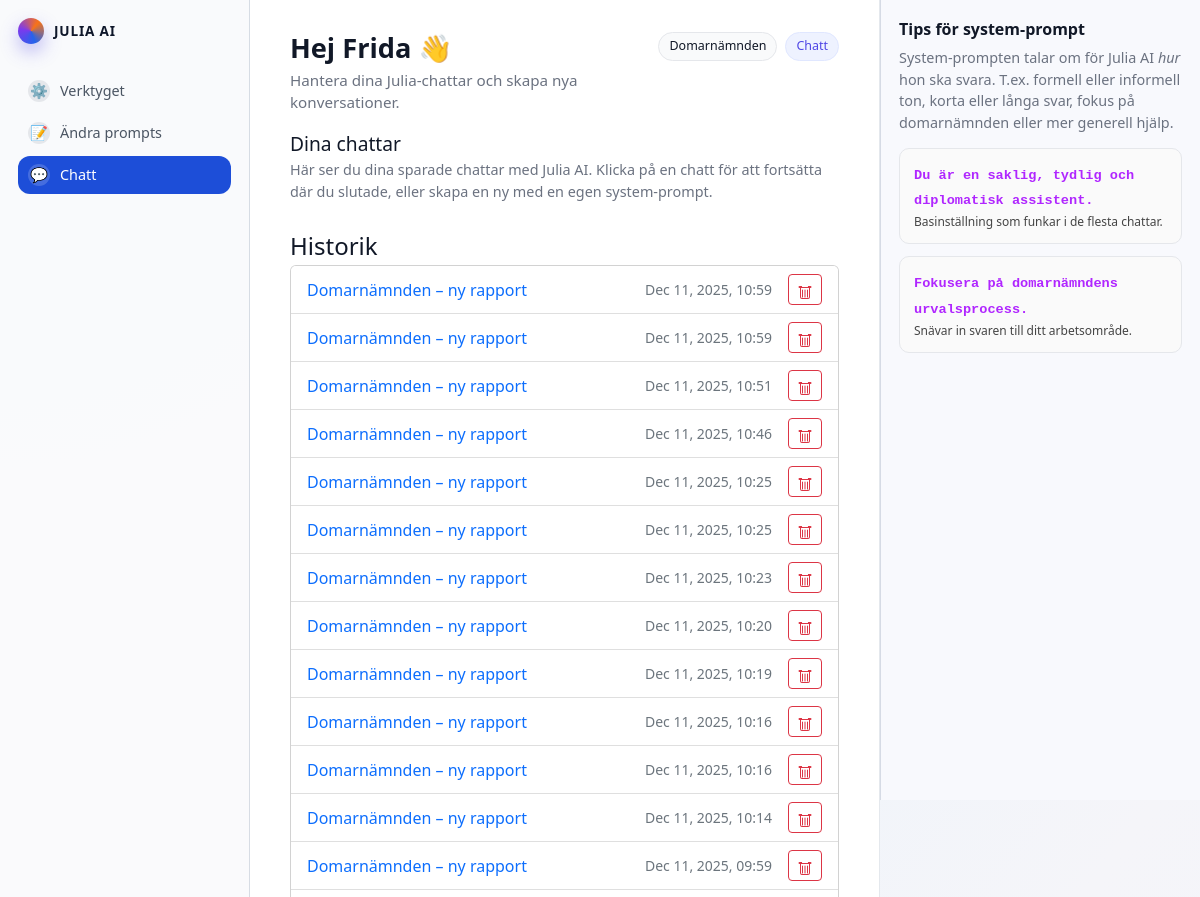
The app's page /chat/ (signed in, upper part), older data.
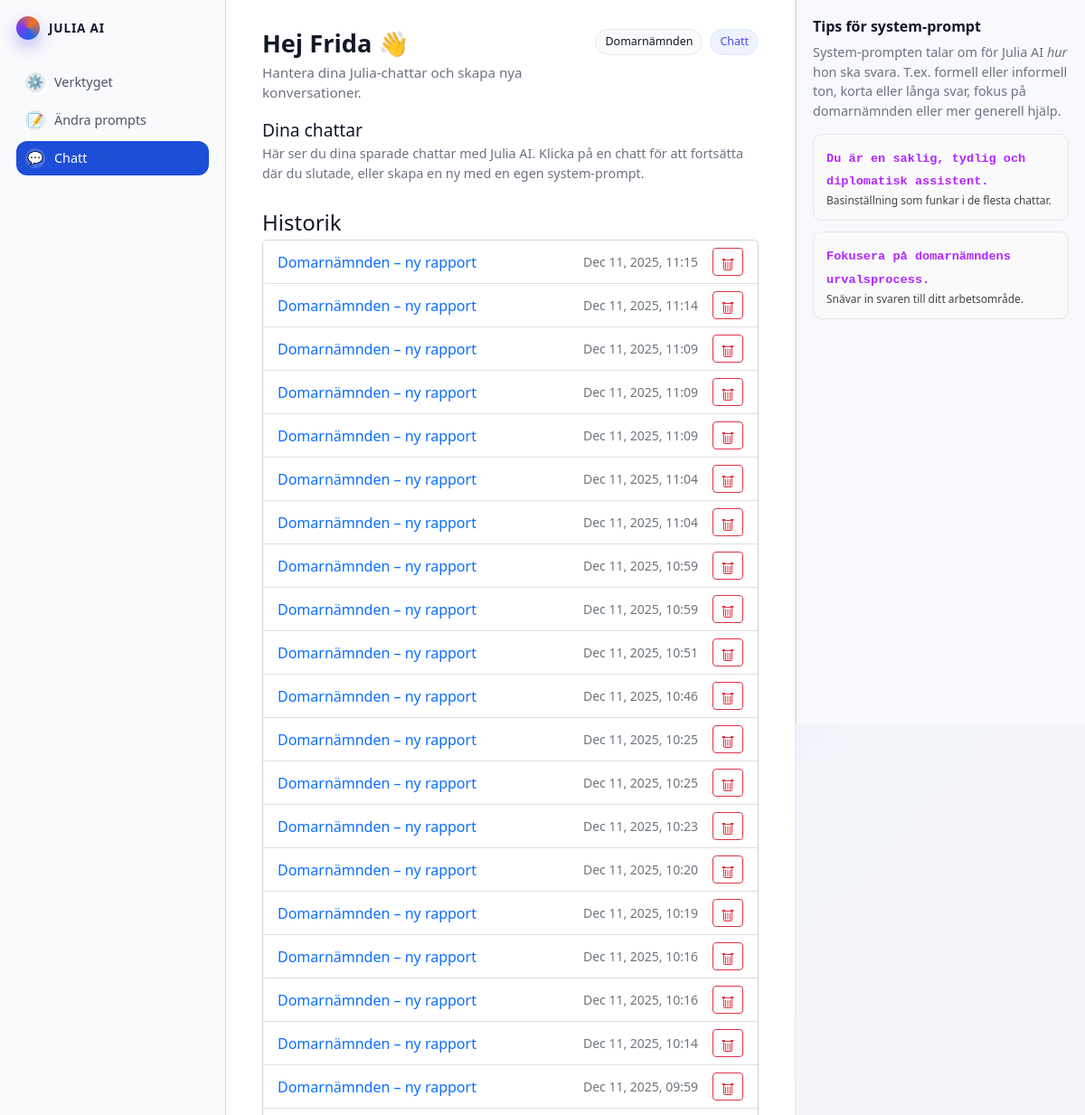
The same page, newer data.
### myapp/models.py (models this page shows, shortened)
class ChatSession(models.Model):
    user = models.ForeignKey(settings.AUTH_USER_MODEL, on_delete=models.CASCADE)
    title = models.CharField(max_length=200, default="Ny chatt")
    flow = models.CharField(max_length=50, blank=True, null=True)  # t.ex. "domarnamnden"
    step = models.PositiveSmallIntegerField(blank=True, null=True) # 1–10
    system_prompt = models.TextField(
        default=(
            "Du är en hjälpsam, saklig och diplomatisk assistent. "
            "Skriv tydligt och konkret, mild tonalitet, inga överdrifter."
        )
    )
    created_at = models.DateTimeField(auto_now_add=True)
    updated_at = models.DateTimeField(auto_now=True)

### myapp/views.py (the view, shortened to what this page needs)
# urls.py: path("chat/", views.chat_home, name="chat_home"),
@login_required
def chat_home(request):
    sessions = ChatSession.objects.filter(user=request.user).order_by("-updated_at")
    return render(request, "chat_home.html", {"sessions": sessions})

### templates/chat_home.html (shortened to what this page needs)
{% load static %}
<!DOCTYPE html>
<html lang="sv">
<head>
    <link href="https://cdn.jsdelivr.net/npm/bootstrap@5.2.3/dist/css/bootstrap.min.css" rel="stylesheet">
    <link rel="stylesheet" href="{% static 'css/style.css' %}">
</head>
<body id="page-top">
  <div class="app-shell">
    <aside class="sidebar">
      <div class="sidebar-brand">
        <span class="brand-dot"></span>
        <span class="brand-text">Julia AI</span>
      </div>
      <nav class="sidebar-nav">
        <a href="{% url 'index' %}" class="sidebar-link">
          <span class="sidebar-icon">⚙️</span>
          <span>Verktyget</span>
        </a>
        <a href="{% url 'prompt_editor' %}" class="sidebar-link">
          <span class="sidebar-icon">📝</span>
          <span>Ändra prompts</span>
        </a>
        <a href="{% url 'chat_home' %}" class="sidebar-link sidebar-link-active">
          <span class="sidebar-icon">💬</span>
          <span>Chatt</span>
        </a>
      </nav>
    </aside>
    <main class="main-area">
      <header class="page-header">
        <div>
          <h1>Hej {{ user.first_name|default:user.username }} 👋</h1>
          <p>Hantera dina Julia-chattar och skapa nya konversationer.</p>
        </div>
        <div class="page-header-meta">
          <span class="pill">Domarnämnden</span>
          <span class="pill pill-soft">Chatt</span>
        </div>
      </header>
      <section id="chat-home">
        <div class="adminui-layout">
          <div class="adminui-main">
            <div class="adminui-container">
              <h2 class="adminui-title" style="margin-top:0;">Dina chattar</h2>
              <p class="adminui-intro">
                Här ser du dina sparade chattar med Julia AI. Klicka på en chatt för att fortsätta där du slutade,
                eller skapa en ny med en egen system-prompt.
              </p>
              <div class="adminui-container" style="margin-bottom:32px;">
                <h3 class="adminui-subtitle">Historik</h3>
                <div class="card p-0">
                  <div class="list-group list-group-flush">
                    {% for s in sessions %}
                      <div class="list-group-item d-flex align-items-center gap-2">
                        <a class="flex-grow-1 text-decoration-none"
                           href="{% url 'chat_session' s.id %}">
                          {{ s.title }}
                        </a>
                        <small class="text-muted me-2">
                          {{ s.updated_at|date:"M j, Y, H:i" }}
                        </small>
                        <form action="{% url 'chat_delete' s.id %}" method="post"
                              onsubmit="return confirm('Ta bort denna chatt? Det går inte att ångra.');">
                          <button type="submit" class="btn btn-sm btn-outline-danger" title="Ta bort">
                          </button>
                        </form>
                      </div>
                    {% empty %}
                      <div class="list-group-item text-muted">Ingen historik ännu.</div>
                    {% endfor %}
                  </div>
                </div>
              </div>
            </div>
          </div>
        </div>
      </section>
    </main>
    <aside class="right-panel">
      <h3 class="assistant-title">Tips för system-prompt</h3>
      <p class="assistant-help adminui-intro">
        System-prompten talar om för Julia AI <em>hur</em> hon ska svara.
        T.ex. formell eller informell ton, korta eller långa svar,
        fokus på domarnämnden eller mer generell hjälp.
      </p>
      <div class="tag-box">
        <div class="tag-box-left">
          <code>Du är en saklig, tydlig och diplomatisk assistent.</code>
          <p>Basinställning som funkar i de flesta chattar.</p>
        </div>
      </div>
      <div class="tag-box">
        <div class="tag-box-left">
          <code>Fokusera på domarnämndens urvalsprocess.</code>
          <p>Snävar in svaren till ditt arbetsområde.</p>
        </div>
      </div>
    </aside>
  </div>
</body>
</html>

### static/css/style.css (style rules this page uses)
:root { --brand-primary: #2563eb; --brand-secondary: #7c3aed; --bg-app: #f3f4f8; --surface: #ffffff; --border-subtle: #e5e7eb; --text-main: #111827; --text-muted: #6b7280; --radius-lg: 18px; --radius-xl: 22px; }
*, *::before, *::after { box-sizing: border-box; }
html, body { height: 100%; }
body { margin: 0; font-family: system-ui, -apple-system, BlinkMacSystemFont, "Segoe UI", sans-serif; background: radial-gradient(circle at top left, #e0f2fe, #f5f5f9 45%, #eef2ff 90%); color: var(--text-main); }
.tag-box { background: #ffffff; border: 1px solid #e5e7eb; border-radius: 8px; padding: 10px 12px; margin-bottom: 12px; }
.tag-box code { font-family: monospace; font-size: 0.85rem; color: #bd0f83; font-weight: 600; }
.tag-box p { font-size: 0.75rem; margin: 4px 0 0; color: #444; }
.tag-box { background: #fafafa; border: 1px solid #e5e7eb; border-radius: 10px; padding: 12px 14px; display: flex; align-items: center; justify-content: space-between; gap: 12px; margin-bottom: 12px; }
.tag-box-left code { font-family: monospace; font-size: 0.85rem; color: #B026FF; }
.tag-box-left p { font-size: 0.75rem; color: #444; margin: 2px 0 0; }
.app-shell { display: grid; grid-template-columns: 250px minmax(0, 1fr) 320px; min-height: 100vh; }
.sidebar { background: rgba(250, 250, 252, 0.98); border-right: 1px solid rgba(148, 163, 184, 0.35); padding: 18px 18px 14px; display: flex; flex-direction: column; gap: 18px; }
.sidebar-brand { display: flex; align-items: center; gap: 10px; font-weight: 700; letter-spacing: 0.06em; text-transform: uppercase; font-size: 0.85rem; color: #0f172a; }
.brand-dot { width: 26px; height: 26px; border-radius: 999px; background: conic-gradient(from 160deg, #2563eb, #7c3aed, #f97316, #2563eb); box-shadow: 0 8px 18px rgba(79, 70, 229, 0.35); }
.sidebar-nav { margin-top: 10px; display: flex; flex-direction: column; gap: 4px; }
.sidebar-link { display: flex; align-items: center; gap: 10px; padding: 8px 10px; border-radius: 12px; font-size: 0.9rem; color: #4b5563; text-decoration: none; transition: background 0.15s ease, color 0.15s ease, transform 0.05s ease; }
.sidebar-icon { width: 22px; height: 22px; border-radius: 999px; background: #e5e7eb; display: inline-flex; align-items: center; justify-content: center; font-size: 0.9rem; }
.sidebar-link-active { background: #1d4ed8; color: #ffffff; }
.sidebar-link-active .sidebar-icon { background: rgba(255, 255, 255, 0.18); }
.main-area { padding: 32px 40px 40px; display: flex; flex-direction: column; gap: 18px; background: #ffffff; border-right: 1px solid rgba(148, 163, 184, 0.25); }
.page-header { display: flex; justify-content: space-between; align-items: flex-start; gap: 16px; }
.page-header h1 { margin: 0; font-size: 1.7rem; font-weight: 700; }
.page-header p { margin: 4px 0 0; font-size: 0.95rem; color: var(--text-muted); }
.page-header-meta { display: flex; gap: 8px; align-items: center; }
.pill { border-radius: 999px; padding: 4px 10px; font-size: 0.78rem; border: 1px solid #e5e7eb; background: #f9fafb; }
.pill-soft { background: #eef2ff; border-color: #e0e7ff; color: #4f46e5; }
.right-panel { border-left: 1px solid rgba(148, 163, 184, 0.35); background: rgba(248, 249, 253, 0.98); padding: 20px 18px; }
.adminui-layout { width: 100%; margin: 0 auto 32px; }
.adminui-container { position: relative; background: transparent; border-radius: 0; padding: 0; box-shadow: none; overflow: visible; }
.adminui-container::before { content: none; }
.adminui-title { font-size: 1.2rem; margin-bottom: 4px; }
.adminui-subtitle { margin-top: 30px; font-size: 1.5rem; margin-bottom: 4px; font-weight: 500; }
.adminui-intro { font-size: 0.9rem; color: var(--text-muted); margin-bottom: 14px; }
.assistant-title { font-size: 1rem; font-weight: 600; margin-bottom: 8px; }
.right-panel { border-left: 1px solid rgba(148, 163, 184, 0.35); background: rgba(248, 249, 253, 0.98); padding: 20px 18px; position: sticky; top: 0; max-height: 100vh; overflow-y: auto; display: flex; flex-direction: column; }

Row changes from the older to the newer data that the page shows:
added ChatSession: title "Domarnämnden – ny rapport", updated_at "Dec 11, 2025, 11:15"
added ChatSession: title "Domarnämnden – ny rapport", updated_at "Dec 11, 2025, 11:14"
added ChatSession: title "Domarnämnden – ny rapport", updated_at "Dec 11, 2025, 11:09"
added ChatSession: title "Domarnämnden – ny rapport", updated_at "Dec 11, 2025, 11:09"
added ChatSession: title "Domarnämnden – ny rapport", updated_at "Dec 11, 2025, 11:09"
added ChatSession: title "Domarnämnden – ny rapport", updated_at "Dec 11, 2025, 11:04"
added ChatSession: title "Domarnämnden – ny rapport", updated_at "Dec 11, 2025, 11:04"
